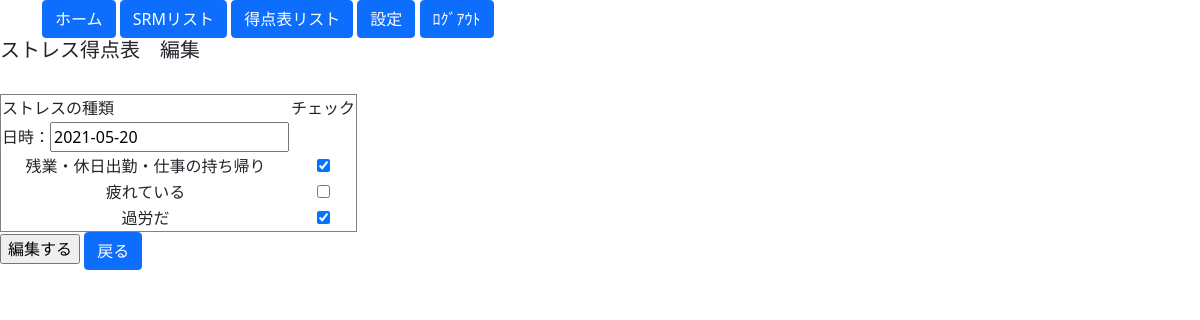
/stpoint/st_update/2021-05-20/, run on an earlier commit of the app's database.
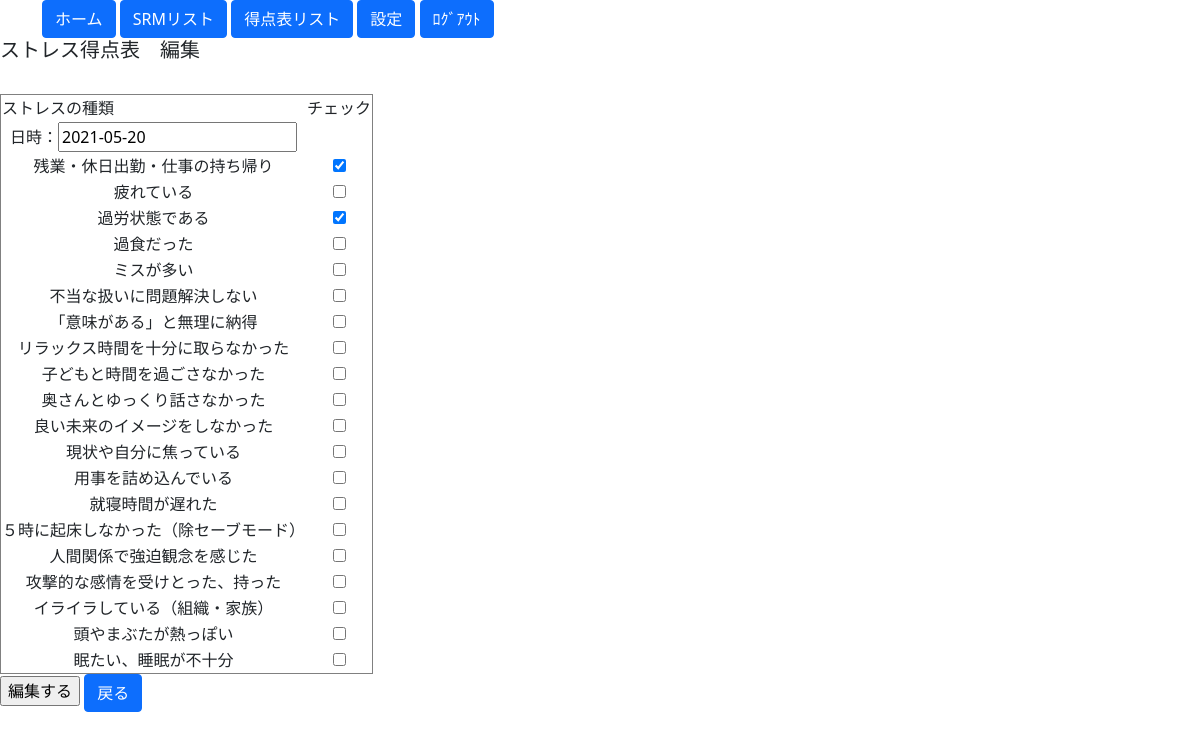
And on a later commit of the database.
### blogpost/models.py (models this page shows)
class StPointNameModel(models.Model):
    episode = models.CharField(max_length=30)
    category = models.CharField(
        verbose_name="分類",
        choices=CONDITION,
        max_length=20,
        blank=True
        )
    point = models.IntegerField(default=30, validators=[MinValueValidator(1), MaxValueValidator(100)], help_text="1～100")
    def __str__(self):
        return self.episode

class StPointModel(models.Model):
    point_date = models.DateField(default=timezone.now, primary_key=True, help_text="日付") #unique_for_date=True
    point1 = models.BooleanField(default=False)
    point2 = models.BooleanField(default=False)
    point3 = models.BooleanField(default=False)
    point4 = models.BooleanField(default=False)
    point5 = models.BooleanField(default=False)
    point6 = models.BooleanField(default=False)
    point7 = models.BooleanField(default=False)
    point8 = models.BooleanField(default=False)
    point9 = models.BooleanField(default=False)
    point10 = models.BooleanField(default=False)
    point11 = models.BooleanField(default=False)
    point12 = models.BooleanField(default=False)
    point13 = models.BooleanField(default=False)
    point14 = models.BooleanField(default=False)
    point15 = models.BooleanField(default=False)
    point16 = models.BooleanField(default=False)
    point17 = models.BooleanField(default=False)
    point18 = models.BooleanField(default=False)
    point19 = models.BooleanField(default=False)
    point20 = models.BooleanField(default=False)
    point21 = models.BooleanField(default=False)
    point22 = models.BooleanField(default=False)
    point23 = models.BooleanField(default=False)
    point24 = models.BooleanField(default=False)
    point25 = models.BooleanField(default=False)
    point26 = models.BooleanField(default=False)
    point27 = models.BooleanField(default=False)
    point28 = models.BooleanField(default=False)
    point29 = models.BooleanField(default=False)
    point30 = models.BooleanField(default=False)

### blogpost/views.py (the view)
# urls.py: path('stpoint/st_update/<str:pk>/', St_Update.as_view(), name='St_update'),
class St_Update(UpdateView):
    template_name = 'stpoint/st_update.html'
    model = StPointModel
    fields = "__all__"
    success_url = reverse_lazy('Top')
    def get_context_data(self, **kwargs):
        context = super().get_context_data(**kwargs) # はじめに継承元のメソッドを呼び出す
        context['stcategolys'] = list(StPointModel.objects.all())
        context['stNames'] = list(StPointNameModel.objects.all())
        return context

### blogpost/templates/stpoint/st_update.html (shortened to what this page needs)
{% extends 'base.html' %}
{% block content %}
<form action="" method="POST">{% csrf_token %}
<h5>ストレス得点表　編集</h5>
<table border="1" style="border-collapse: collapse">
<thead>
        <td>ストレスの種類</td>
        <td>チェック</td>
</thead>
<tbody style="text-align:center">
    <tr>
        <td>日時：{{ form.point_date }}</td>
        <td></td>
    </tr>
    {% if stNames.1 != None %}
      <tr>
        <td>{{ stNames.1 }}</td>
        <td>{{ form.point1 }}{{ form.point1.errors }}</td>
      </tr>
    {% endif %}
    {% if stNames.2 != None %}
      <tr>
        <td>{{ stNames.2 }}</td>
        <td>{{ form.point2 }}{{ form.point2.errors }}</td>
      </tr>
    {% endif %}
    {% if stNames.3 != None %}
      <tr>
        <td>{{ stNames.3 }}</td>
        <td>{{ form.point3 }}{{ form.point3.errors }}</td>
      </tr>
    {% endif %}
    {% if stNames.4 != None %}
      <tr>
        <td>{{ stNames.4 }}</td>
        <td>{{ form.point4 }}{{ form.point4.errors }}</td>
      </tr>
    {% endif %}
    {% if stNames.5 != None %}
      <tr>
        <td>{{ stNames.5 }}</td>
        <td>{{ form.point5 }}{{ form.point5.errors }}</td>
      </tr>
    {% endif %}
    {% if stNames.6 != None %}
      <tr>
        <td>{{ stNames.6 }}</td>
        <td>{{ form.point6 }}{{ form.point6.errors }}</td>
      </tr>
    {% endif %}
    {% if stNames.7 != None %}
      <tr>
        <td>{{ stNames.7 }}</td>
        <td>{{ form.point7 }}{{ form.point7.errors }}</td>
      </tr>
    {% endif %}
    {% if stNames.8 != None %}
      <tr>
        <td>{{ stNames.8 }}</td>
        <td>{{ form.point8 }}{{ form.point8.errors }}</td>
      </tr>
    {% endif %}
    {% if stNames.9 != None %}
      <tr>
        <td>{{ stNames.9 }}</td>
        <td>{{ form.point9 }}{{ form.point9.errors }}</td>
      </tr>
    {% endif %}
    {% if stNames.10 != None %}
      <tr>
        <td>{{ stNames.10 }}</td>
        <td>{{ form.point10 }}{{ form.point10.errors }}</td>
      </tr>
    {% endif %}
    {% if stNames.11 != None %}
      <tr>
        <td>{{ stNames.11 }}</td>
        <td>{{ form.point11 }}{{ form.point11.errors }}</td>
      </tr>
    {% endif %}
    {% if stNames.12 != None %}
      <tr>
        <td>{{ stNames.12 }}</td>
        <td>{{ form.point12 }}{{ form.point12.errors }}</td>
      </tr>
    {% endif %}
    {% if stNames.13 != None %}
      <tr>
        <td>{{ stNames.13 }}</td>
        <td>{{ form.point13 }}{{ form.point13.errors }}</td>
      </tr>
    {% endif %}
    {% if stNames.14 != None %}
      <tr>
        <td>{{ stNames.14 }}</td>
        <td>{{ form.point14 }}{{ form.point14.errors }}</td>
      </tr>
    {% endif %}
    {% if stNames.15 != None %}
      <tr>
        <td>{{ stNames.15 }}</td>
        <td>{{ form.point15 }}{{ form.point15.errors }}</td>
      </tr>
    {% endif %}
    {% if stNames.16 != None %}
      <tr>
        <td>{{ stNames.16 }}</td>
        <td>{{ form.point16 }}{{ form.point16.errors }}</td>
      </tr>
    {% endif %}
    {% if stNames.17 != None %}
      <tr>
        <td>{{ stNames.17 }}</td>
        <td>{{ form.point17 }}{{ form.point17.errors }}</td>
      </tr>
    {% endif %}
    {% if stNames.18 != None %}
      <tr>
        <td>{{ stNames.18 }}</td>
        <td>{{ form.point18 }}{{ form.point18.errors }}</td>
      </tr>
    {% endif %}
    {% if stNames.19 != None %}
      <tr>
        <td>{{ stNames.19 }}</td>
        <td>{{ form.point19 }}{{ form.point19.errors }}</td>
      </tr>
    {% endif %}
    {% if stNames.20 != None %}
      <tr>
        <td>{{ stNames.20 }}</td>
        <td>{{ form.point20 }}{{ form.point20.errors }}</td>
      </tr>
    {% endif %}
</tbody>
</table>
    <input type="submit" value="編集する">
    <a class="btn btn-primary" href="{% url 'St_list' %}" role="button">戻る</a>
</form>
{% endblock content %}

What changed in the data, as far as the page shows it:
shown differently, row unchanged: StPointModel "2021-05-20": point4 (not shown) → "☐"; point5 (not shown) → "☐"; point6 (not shown) → "☐"; point7 (not shown) → "☐"; point8 (not shown) → "☐"; point9 (not shown) → "☐"; point10 (not shown) → "☐"; point11 (not shown) → "☐"; point12 (not shown) → "☐"; point13 (not shown) → "☐"; point14 (not shown) → "☐"; point15 (not shown) → "☐"; point16 (not shown) → "☐"; point17 (not shown) → "☐"; point18 (not shown) → "☐"; point19 (not shown) → "☐"; point20 (not shown) → "☐"
changed StPointNameModel: episode "過労だ" → "過労状態である"
added StPointNameModel: episode "過食だった"
added StPointNameModel: episode "ミスが多い"
added StPointNameModel: episode "不当な扱いに問題解決しない"
added StPointNameModel: episode "「意味がある」と無理に納得"
added StPointNameModel: episode "リラックス時間を十分に取らなかった"
added StPointNameModel: episode "子どもと時間を過ごさなかった"
added StPointNameModel: episode "奥さんとゆっくり話さなかった"
added StPointNameModel: episode "良い未来のイメージをしなかった"
added StPointNameModel: episode "現状や自分に焦っている"
added StPointNameModel: episode "用事を詰め込んでいる"
added StPointNameModel: episode "就寝時間が遅れた"
added StPointNameModel: episode "５時に起床しなかった（除セーブモード）"
added StPointNameModel: episode "人間関係で強迫観念を感じた"
added StPointNameModel: episode "攻撃的な感情を受けとった、持った"
added StPointNameModel: episode "イライラしている（組織・家族）"
added StPointNameModel: episode "頭やまぶたが熱っぽい"
added StPointNameModel: episode "眠たい、睡眠が不十分"
